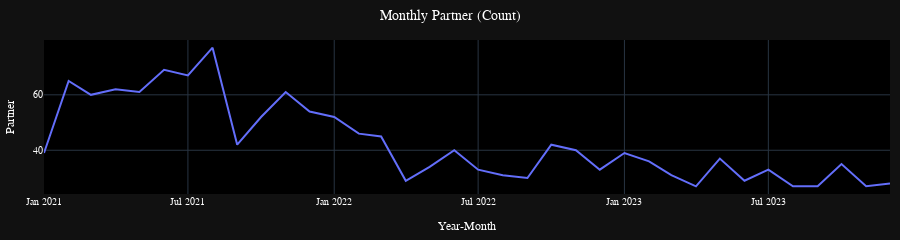

The notebook cell this image was saved under:
### Markdown cell above
Total partner has activity in each month

### Code cell
line_plot(df_partner['year_month'], df_partner['total'], 'Monthly Partner (Count)', 'Year-Month', 'Partner')

### Figure 1 — Plotly figure (JSON) as saved in the notebook; plotly's stock layout.template omitted (floating-point values rounded to 4 significant figures)
{"data": [{"hovertemplate": "x=%{x}<br>y=%{y}<extra></extra>", "legendgroup": "", "line": {"color": "#636efa", "dash": "solid"}, "marker": {"symbol": "circle"}, "mode": "lines", "name": "", "orientation": "v", "showlegend": false, "type": "scatter", "x": ["2021-01", "2021-02", "2021-03", "2021-04", "2021-05", "2021-06", "2021-07", "2021-08", "2021-09", "2021-10", "2021-11", "2021-12", "2022-01", "2022-02", "2022-03", "2022-04", "2022-05", "2022-06", "2022-07", "2022-08", "2022-09", "2022-10", "2022-11", "2022-12", "2023-01", "2023-02", "2023-03", "2023-04", "2023-05", "2023-06", "2023-07", "2023-08", "2023-09", "2023-10", "2023-11", "2023-12"], "xaxis": "x", "y": [39, 65, 60, 62, 61, 69, 67, 77, 42, 52, 61, 54, 52, 46, 45, 29, 34, 40, 33, 31, 30, 42, 40, 33, 39, 36, 31, 27, 37, 29, 33, 27, 27, 35, 27, 28], "yaxis": "y"}], "layout": {"autosize": false, "font": {"color": "#FFFFFF", "family": "Courier New, monospace", "size": 10}, "height": 200, "legend": {"font": {"color": "#FFFFFF"}, "orientation": "h", "tracegroupgap": 0, "x": 0.1, "y": 1.1}, "margin": {"b": 40, "l": 10, "r": 10, "t": 40}, "plot_bgcolor": "rgb(0, 0, 0)", "title": {"font": {"color": "#FFFFFF", "size": 14}, "text": "Monthly Partner (Count)", "x": 0.5}, "width": 900, "xaxis": {"anchor": "y", "domain": [0, 1], "tickfont": {"color": "#FFFFFF", "size": 10}, "title": {"text": "Year-Month"}}, "yaxis": {"anchor": "x", "domain": [0, 1], "tickfont": {"color": "#FFFFFF", "size": 10}, "title": {"text": "Partner"}}}}
